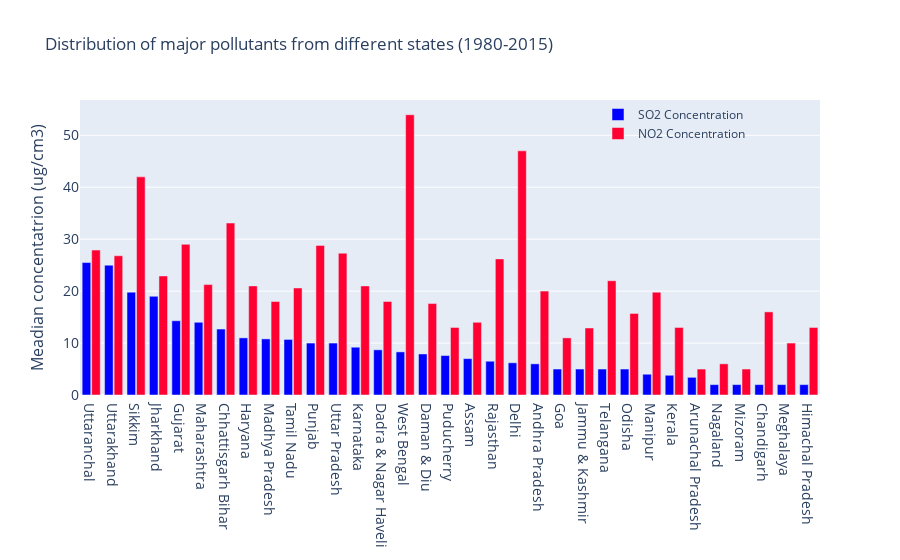

Notebook cell for this chart:
### Code cell
states= ["Uttaranchal"  ,                
'Uttarakhand '  ,               
'Sikkim  '     ,                
'Jharkhand ' ,                  
'Gujarat '  ,                   
'Maharashtra',                  
'Chhattisgarh '                
'Bihar',                        
'Haryana'  ,                    
'Madhya Pradesh ' ,             
'Tamil Nadu'  ,                 
'Punjab ' ,                     
'Uttar Pradesh' ,               
'Karnataka'  ,                   
'Dadra & Nagar Haveli' ,         
'West Bengal '  ,                
'Daman & Diu'    ,               
'Puducherry'  ,                  
'Assam',                         
'Rajasthan',                     
'Delhi',                         
'Andhra Pradesh',                
'Goa',                           
'Jammu & Kashmir',               
'Telangana',                     
'Odisha',                        
'Manipur',                       
'Kerala',                        
'Arunachal Pradesh',             
'Nagaland',                      
'Mizoram',                       
'Chandigarh',                    
'Meghalaya',                     
'Himachal Pradesh']

so2= [         25.5
,                  25.0
,                       19.8
,                    19.0
,                      14.3
,                  14.0
,                 12.7
,                        11.0
,                      10.8
,               10.7
,                   10.0
,                       10.0
,                 9.2
,                     8.7
,          8.3
,                   7.9
,                   7.6
,                    7.0
,                         6.5
,                     6.2
,                         6.0
,                5.0
,                           5.0
,               5.0
,                     5.0
,                        4.0
,                       3.8
,                        3.4
,             2.0
,                      2.0
,                       2.0
,                    2.0
,                     2.0
,              2.0]


no2=[27.900000,26.800000,42.000000,22.916667,29.000000,21.250000,33.100000,21.000000,18.000000,20.600000,28.800000,27.300000
    ,21.000000,18.000000,53.950000,17.600000,13.000000,14.000000,26.200000,47.000000,20.000000,11.000000,12.900000,
    22.000000,15.700000,19.800000,13.000000,5.000000,6.000000,5.000000,16.000000,10.000000,13.000000]

fig = go.Figure()
fig.add_trace(go.Bar(x=states,
                y=so2,
#                      error_y=dict(type='data', array=np.array(avg_df['Err BW'])),
                name='SO2 Concentration',
                marker_color='rgb(0, 0, 255)'
                ))
fig.add_trace(go.Bar(x=states,
                y=no2,
#                 error_y=dict(type='data', array=np.array(avg_df['Err AV'])),
                name='NO2 Concentration',
                marker_color='rgb(255,0,50)'
                ))

fig.update_layout(
    title='Distribution of major pollutants from different states (1980-2015)' ,
    xaxis_tickfont_size=14,
    yaxis=dict(
        title='Meadian concentatrion (ug/cm3)',
        titlefont_size=16,
        tickfont_size=14,
    ),
    legend=dict(
        x=0.7,
        y=1.0,
        bgcolor='rgba(255, 255, 255, 0)',
        bordercolor='rgba(255, 255, 255, 0)'
    ),
    barmode='group',
    bargap=0.15, # gap between bars of adjacent location coordinates.
    bargroupgap=0.1,# gap between bars of the same location coordinate.
    
)
fig.show()

### Figure 1 — Plotly figure (JSON) as saved in the notebook; plotly's stock layout.template omitted (floating-point values rounded to 4 significant figures)
{"data": [{"marker": {"color": "rgb(0, 0, 255)"}, "name": "SO2 Concentration", "type": "bar", "x": ["Uttaranchal", "Uttarakhand ", "Sikkim  ", "Jharkhand ", "Gujarat ", "Maharashtra", "Chhattisgarh Bihar", "Haryana", "Madhya Pradesh ", "Tamil Nadu", "Punjab ", "Uttar Pradesh", "Karnataka", "Dadra & Nagar Haveli", "West Bengal ", "Daman & Diu", "Puducherry", "Assam", "Rajasthan", "Delhi", "Andhra Pradesh", "Goa", "Jammu & Kashmir", "Telangana", "Odisha", "Manipur", "Kerala", "Arunachal Pradesh", "Nagaland", "Mizoram", "Chandigarh", "Meghalaya", "Himachal Pradesh"], "y": [25.5, 25, 19.8, 19, 14.3, 14, 12.7, 11, 10.8, 10.7, 10, 10, 9.2, 8.7, 8.3, 7.9, 7.6, 7, 6.5, 6.2, 6, 5, 5, 5, 5, 4, 3.8, 3.4, 2, 2, 2, 2, 2, 2]}, {"marker": {"color": "rgb(255,0,50)"}, "name": "NO2 Concentration", "type": "bar", "x": ["Uttaranchal", "Uttarakhand ", "Sikkim  ", "Jharkhand ", "Gujarat ", "Maharashtra", "Chhattisgarh Bihar", "Haryana", "Madhya Pradesh ", "Tamil Nadu", "Punjab ", "Uttar Pradesh", "Karnataka", "Dadra & Nagar Haveli", "West Bengal ", "Daman & Diu", "Puducherry", "Assam", "Rajasthan", "Delhi", "Andhra Pradesh", "Goa", "Jammu & Kashmir", "Telangana", "Odisha", "Manipur", "Kerala", "Arunachal Pradesh", "Nagaland", "Mizoram", "Chandigarh", "Meghalaya", "Himachal Pradesh"], "y": [27.9, 26.8, 42, 22.92, 29, 21.25, 33.1, 21, 18, 20.6, 28.8, 27.3, 21, 18, 53.95, 17.6, 13, 14, 26.2, 47, 20, 11, 12.9, 22, 15.7, 19.8, 13, 5, 6, 5, 16, 10, 13]}], "layout": {"bargap": 0.15, "bargroupgap": 0.1, "barmode": "group", "legend": {"bgcolor": "rgba(255, 255, 255, 0)", "bordercolor": "rgba(255, 255, 255, 0)", "x": 0.7, "y": 1}, "title": {"text": "Distribution of major pollutants from different states (1980-2015)"}, "xaxis": {"tickfont": {"size": 14}}, "yaxis": {"tickfont": {"size": 14}, "title": {"font": {"size": 16}, "text": "Meadian concentatrion (ug/cm3)"}}}}
